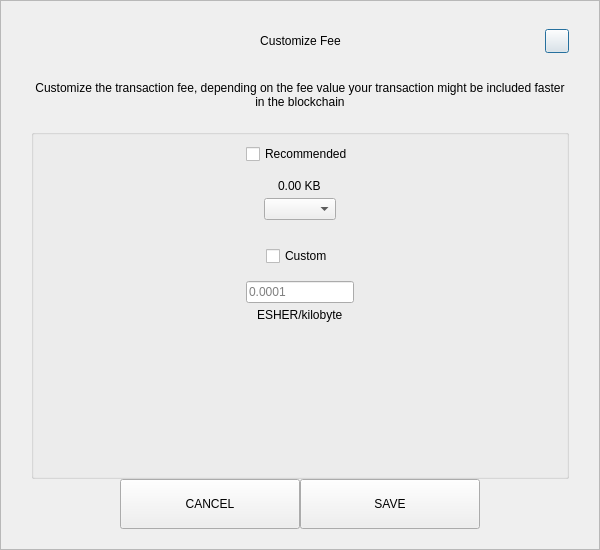
<?xml version="1.0" encoding="UTF-8"?>
<ui version="4.0">
 <class>SendCustomFeeDialog</class>
 <widget class="QDialog" name="SendCustomFeeDialog">
  <property name="geometry">
   <rect>
    <x>0</x>
    <y>0</y>
    <width>600</width>
    <height>550</height>
   </rect>
  </property>
  <property name="windowTitle">
   <string>Form</string>
  </property>
  <layout class="QVBoxLayout" name="verticalLayout_3">
   <property name="spacing">
    <number>0</number>
   </property>
   <property name="leftMargin">
    <number>0</number>
   </property>
   <property name="topMargin">
    <number>0</number>
   </property>
   <property name="rightMargin">
    <number>0</number>
   </property>
   <property name="bottomMargin">
    <number>0</number>
   </property>
   <item>
    <widget class="QFrame" name="frame">
     <property name="styleSheet">
      <string notr="true"/>
     </property>
     <property name="frameShape">
      <enum>QFrame::StyledPanel</enum>
     </property>
     <property name="frameShadow">
      <enum>QFrame::Raised</enum>
     </property>
     <layout class="QVBoxLayout" name="verticalLayout_2">
      <property name="spacing">
       <number>0</number>
      </property>
      <property name="leftMargin">
       <number>30</number>
      </property>
      <property name="topMargin">
       <number>20</number>
      </property>
      <property name="rightMargin">
       <number>30</number>
      </property>
      <property name="bottomMargin">
       <number>20</number>
      </property>
      <item>
       <layout class="QHBoxLayout" name="horizontalLayout_3">
        <property name="spacing">
         <number>0</number>
        </property>
        <item>
         <spacer name="horizontalSpacer_21">
          <property name="orientation">
           <enum>Qt::Horizontal</enum>
          </property>
          <property name="sizeHint" stdset="0">
           <size>
            <width>40</width>
            <height>20</height>
           </size>
          </property>
         </spacer>
        </item>
        <item>
         <widget class="QLabel" name="labelTitle">
          <property name="minimumSize">
           <size>
            <width>0</width>
            <height>40</height>
           </size>
          </property>
          <property name="maximumSize">
           <size>
            <width>16777215</width>
            <height>40</height>
           </size>
          </property>
          <property name="styleSheet">
           <string notr="true">padding-left:24px;</string>
          </property>
          <property name="text">
           <string>Customize Fee</string>
          </property>
          <property name="alignment">
           <set>Qt::AlignCenter</set>
          </property>
          <property name="margin">
           <number>7</number>
          </property>
         </widget>
        </item>
        <item>
         <spacer name="horizontalSpacer">
          <property name="orientation">
           <enum>Qt::Horizontal</enum>
          </property>
          <property name="sizeHint" stdset="0">
           <size>
            <width>40</width>
            <height>20</height>
           </size>
          </property>
         </spacer>
        </item>
        <item>
         <widget class="QPushButton" name="btnEsc">
          <property name="minimumSize">
           <size>
            <width>24</width>
            <height>24</height>
           </size>
          </property>
          <property name="maximumSize">
           <size>
            <width>24</width>
            <height>24</height>
           </size>
          </property>
          <property name="text">
           <string/>
          </property>
         </widget>
        </item>
       </layout>
      </item>
      <item>
       <spacer name="verticalSpacer_2">
        <property name="orientation">
         <enum>Qt::Vertical</enum>
        </property>
        <property name="sizeType">
         <enum>QSizePolicy::Fixed</enum>
        </property>
        <property name="sizeHint" stdset="0">
         <size>
          <width>20</width>
          <height>20</height>
         </size>
        </property>
       </spacer>
      </item>
      <item>
       <widget class="QLabel" name="labelMessage">
        <property name="text">
         <string>Customize the transaction fee, depending on the fee value your transaction might be included faster in the blockchain</string>
        </property>
        <property name="alignment">
         <set>Qt::AlignCenter</set>
        </property>
        <property name="wordWrap">
         <bool>true</bool>
        </property>
       </widget>
      </item>
      <item>
       <spacer name="verticalSpacer_3">
        <property name="orientation">
         <enum>Qt::Vertical</enum>
        </property>
        <property name="sizeType">
         <enum>QSizePolicy::Fixed</enum>
        </property>
        <property name="sizeHint" stdset="0">
         <size>
          <width>20</width>
          <height>20</height>
         </size>
        </property>
       </spacer>
      </item>
      <item>
       <widget class="QGroupBox" name="groupBox">
        <property name="title">
         <string/>
        </property>
        <layout class="QVBoxLayout" name="verticalLayout">
         <property name="leftMargin">
          <number>12</number>
         </property>
         <property name="rightMargin">
          <number>12</number>
         </property>
         <item>
          <layout class="QVBoxLayout" name="verticalLayout_4">
           <property name="spacing">
            <number>5</number>
           </property>
           <item alignment="Qt::AlignHCenter">
            <widget class="QCheckBox" name="checkBoxRecommended">
             <property name="text">
              <string>Recommended</string>
             </property>
            </widget>
           </item>
           <item>
            <spacer name="verticalSpacer_5">
             <property name="orientation">
              <enum>Qt::Vertical</enum>
             </property>
             <property name="sizeType">
              <enum>QSizePolicy::Fixed</enum>
             </property>
             <property name="sizeHint" stdset="0">
              <size>
               <width>20</width>
               <height>10</height>
              </size>
             </property>
            </spacer>
           </item>
           <item alignment="Qt::AlignHCenter">
            <widget class="QLabel" name="labelFee">
             <property name="text">
              <string>0.00 KB</string>
             </property>
            </widget>
           </item>
           <item alignment="Qt::AlignHCenter">
            <widget class="QComboBox" name="comboBoxRecommended"/>
           </item>
          </layout>
         </item>
         <item>
          <spacer name="verticalSpacer">
           <property name="orientation">
            <enum>Qt::Vertical</enum>
           </property>
           <property name="sizeType">
            <enum>QSizePolicy::Fixed</enum>
           </property>
           <property name="sizeHint" stdset="0">
            <size>
             <width>20</width>
             <height>20</height>
            </size>
           </property>
          </spacer>
         </item>
         <item>
          <layout class="QVBoxLayout" name="verticalLayout_5">
           <property name="spacing">
            <number>5</number>
           </property>
           <item alignment="Qt::AlignHCenter">
            <widget class="QCheckBox" name="checkBoxCustom">
             <property name="text">
              <string>Custom</string>
             </property>
            </widget>
           </item>
           <item>
            <spacer name="verticalSpacer_6">
             <property name="orientation">
              <enum>Qt::Vertical</enum>
             </property>
             <property name="sizeType">
              <enum>QSizePolicy::Fixed</enum>
             </property>
             <property name="sizeHint" stdset="0">
              <size>
               <width>20</width>
               <height>10</height>
              </size>
             </property>
            </spacer>
           </item>
           <item alignment="Qt::AlignHCenter">
            <widget class="QLineEdit" name="lineEditCustomFee">
             <property name="placeholderText">
              <string notr="true">0.0001</string>
             </property>
            </widget>
           </item>
           <item alignment="Qt::AlignHCenter">
            <widget class="QLabel" name="labelCustomFee">
             <property name="text">
              <string>ESHER/kilobyte</string>
             </property>
            </widget>
           </item>
          </layout>
         </item>
         <item>
          <spacer name="verticalSpacer_4">
           <property name="orientation">
            <enum>Qt::Vertical</enum>
           </property>
           <property name="sizeHint" stdset="0">
            <size>
             <width>20</width>
             <height>40</height>
            </size>
           </property>
          </spacer>
         </item>
        </layout>
       </widget>
      </item>
      <item>
       <layout class="QHBoxLayout" name="horizontalLayout" stretch="1,2,2,1">
        <item>
         <spacer name="horizontalSpacer1">
          <property name="orientation">
           <enum>Qt::Horizontal</enum>
          </property>
          <property name="sizeHint" stdset="0">
           <size>
            <width>40</width>
            <height>20</height>
           </size>
          </property>
         </spacer>
        </item>
        <item>
         <widget class="QPushButton" name="btnCancel">
          <property name="minimumSize">
           <size>
            <width>180</width>
            <height>50</height>
           </size>
          </property>
          <property name="focusPolicy">
           <enum>Qt::NoFocus</enum>
          </property>
          <property name="text">
           <string>CANCEL</string>
          </property>
         </widget>
        </item>
        <item>
         <widget class="QPushButton" name="btnSave">
          <property name="minimumSize">
           <size>
            <width>180</width>
            <height>50</height>
           </size>
          </property>
          <property name="focusPolicy">
           <enum>Qt::NoFocus</enum>
          </property>
          <property name="text">
           <string>SAVE</string>
          </property>
         </widget>
        </item>
        <item>
         <spacer name="horizontalSpacer_2">
          <property name="orientation">
           <enum>Qt::Horizontal</enum>
          </property>
          <property name="sizeHint" stdset="0">
           <size>
            <width>40</width>
            <height>20</height>
           </size>
          </property>
         </spacer>
        </item>
       </layout>
      </item>
     </layout>
    </widget>
   </item>
  </layout>
 </widget>
 <resources/>
 <connections/>
</ui>
